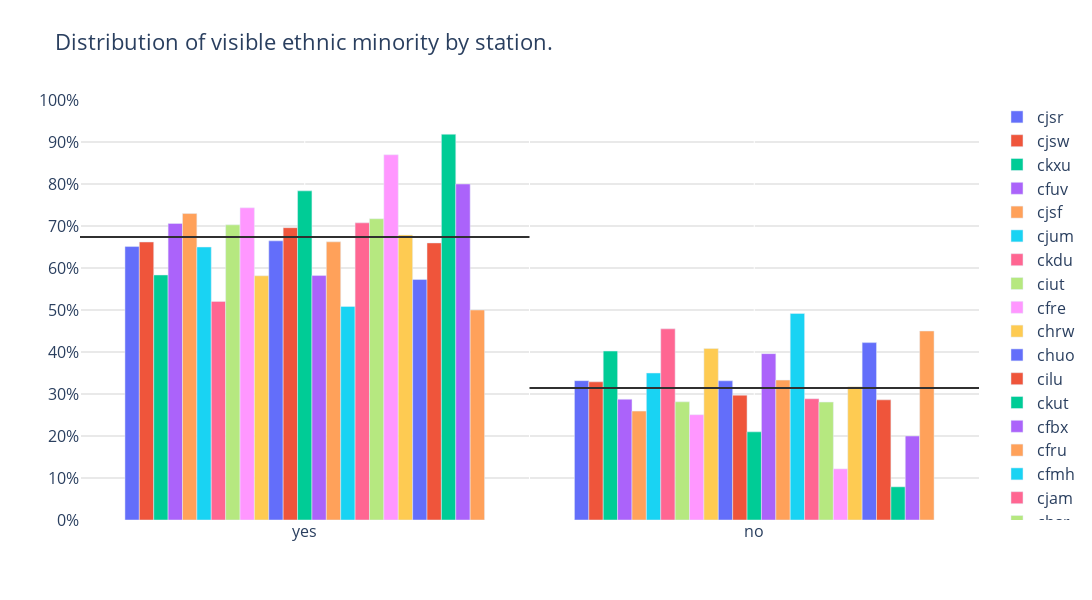

Notebook code for this chart:
### Code cell
plot_categorical_comparison(
                                        categories = df['visible_ethnic_minority'], 
                                        compare_by = df['station'], 
                                        category_filter=['yes','no'], 
                                        # color_dict=COLOR_DICT )
)

### Figure 1 — Plotly figure (JSON) as saved in the notebook; plotly's stock layout.template omitted (floating-point values rounded to 4 significant figures)
{"data": [{"name": "cjsr", "type": "bar", "x": ["yes", "no"], "y": [0.651, 0.3318]}, {"name": "cjsw", "type": "bar", "x": ["yes", "no"], "y": [0.6619, 0.3289]}, {"name": "ckxu", "type": "bar", "x": ["yes", "no"], "y": [0.5834, 0.4022]}, {"name": "cfuv", "type": "bar", "x": ["yes", "no"], "y": [0.706, 0.2875]}, {"name": "cjsf", "type": "bar", "x": ["yes", "no"], "y": [0.7296, 0.2593]}, {"name": "cjum", "type": "bar", "x": ["yes", "no"], "y": [0.65, 0.35]}, {"name": "ckdu", "type": "bar", "x": ["yes", "no"], "y": [0.5205, 0.4551]}, {"name": "ciut", "type": "bar", "x": ["yes", "no"], "y": [0.7027, 0.2814]}, {"name": "cfre", "type": "bar", "x": ["yes", "no"], "y": [0.7433, 0.2507]}, {"name": "chrw", "type": "bar", "x": ["yes", "no"], "y": [0.5815, 0.4085]}, {"name": "chuo", "type": "bar", "x": ["yes", "no"], "y": [0.6646, 0.3314]}, {"name": "cilu", "type": "bar", "x": ["yes", "no"], "y": [0.696, 0.2972]}, {"name": "ckut", "type": "bar", "x": ["yes", "no"], "y": [0.7837, 0.2099]}, {"name": "cfbx", "type": "bar", "x": ["yes", "no"], "y": [0.582, 0.3961]}, {"name": "cfru", "type": "bar", "x": ["yes", "no"], "y": [0.6623, 0.3331]}, {"name": "cfmh", "type": "bar", "x": ["yes", "no"], "y": [0.5083, 0.4917]}, {"name": "cjam", "type": "bar", "x": ["yes", "no"], "y": [0.7075, 0.2887]}, {"name": "chsr", "type": "bar", "x": ["yes", "no"], "y": [0.7173, 0.2808]}, {"name": "chry", "type": "bar", "x": ["yes", "no"], "y": [0.8696, 0.1217]}, {"name": "cjlo", "type": "bar", "x": ["yes", "no"], "y": [0.6787, 0.3172]}, {"name": "chyz", "type": "bar", "x": ["yes", "no"], "y": [0.5726, 0.4223]}, {"name": "chly", "type": "bar", "x": ["yes", "no"], "y": [0.6597, 0.2861]}, {"name": "cscr", "type": "bar", "x": ["yes", "no"], "y": [0.9185, 0.07901]}, {"name": "cism", "type": "bar", "x": ["yes", "no"], "y": [0.8, 0.2]}, {"name": "cick", "type": "bar", "x": ["yes", "no"], "y": [0.5, 0.45]}, {"marker": {"color": "#303030"}, "mode": "lines", "name": "yes_average", "showlegend": false, "type": "scatter", "x": [0, 1], "xaxis": "x2", "y": [0.674, 0.674]}, {"marker": {"color": "#303030"}, "mode": "lines", "name": "no_average", "showlegend": false, "type": "scatter", "x": [1, 2], "xaxis": "x2", "y": [0.3144, 0.3144]}], "layout": {"barmode": "group", "font": {"size": 16}, "height": 600, "plot_bgcolor": "white", "title": {"text": "Distribution of visible ethnic minority by station."}, "width": 1200, "xaxis2": {"overlaying": "x", "range": [0, 2], "showticklabels": false}, "yaxis": {"dtick": 0.1, "gridcolor": "lightgray", "range": [0, 1], "tickformat": ".0%"}}}
